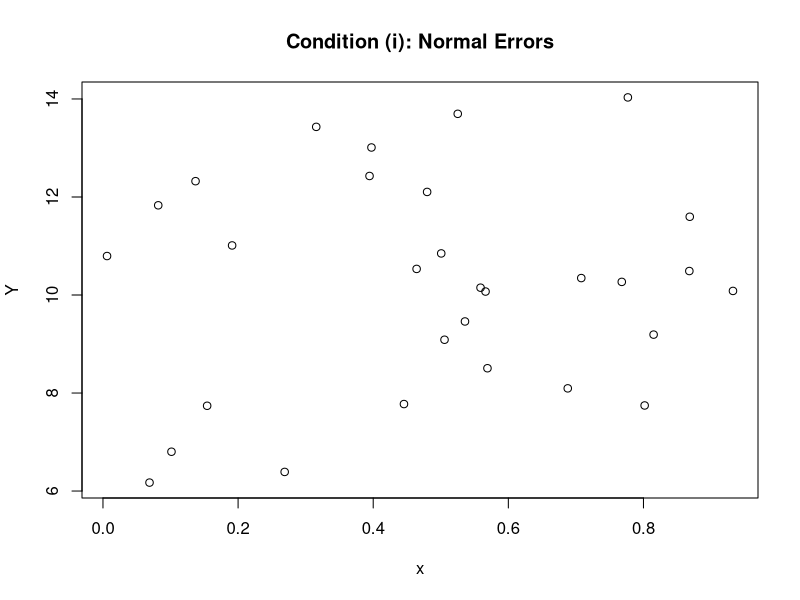
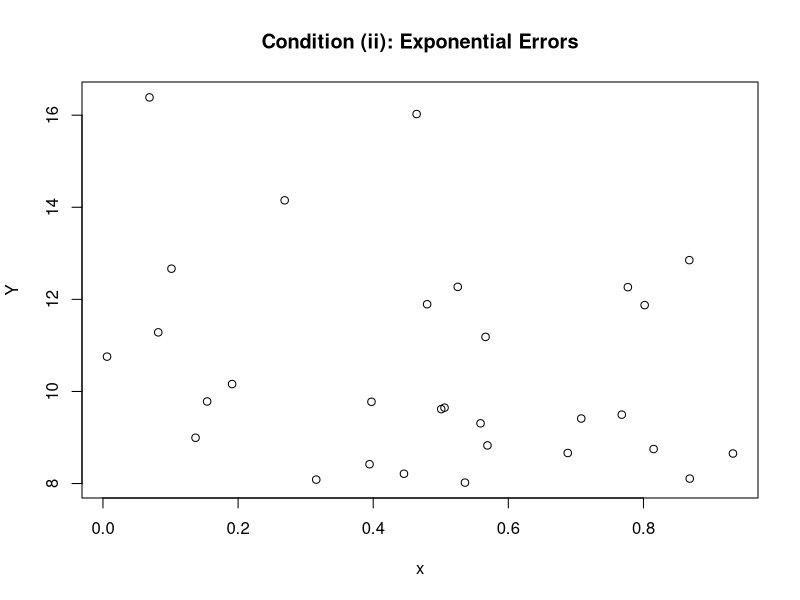
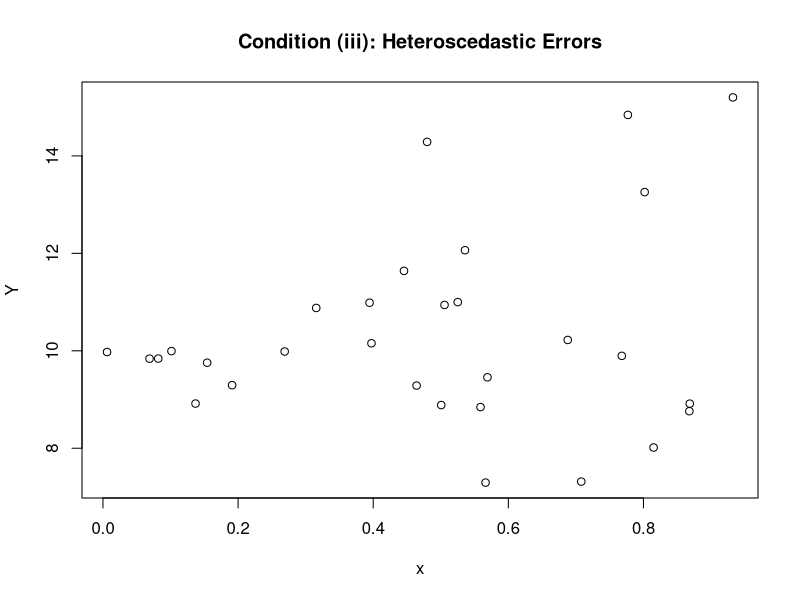

The R script that drew these images, in order:
## ---- chunk 1
set.seed(139)

n <- 30

# Generate X ~ Uniform(0,1)
x <- runif(n, min=0, max=1)

# Condition (i): epsilon ~ N(0,4)
epsilon_i <- rnorm(n, mean=0, sd=2)
Y_i <- 10 + 0 * x + epsilon_i
# Plot Y vs x
plot(x, Y_i, main="Condition (i): Normal Errors", xlab="x", ylab="Y")

# Condition (ii): epsilon ~ a + b * Exp(1), with a = -2, b = 2
a <- -2
b <- 2
epsilon_ii <- a + b * rexp(n, rate=1)
Y_ii <- 10 + 0 * x + epsilon_ii
# Plot Y vs x
plot(x, Y_ii, main="Condition (ii): Exponential Errors", xlab="x", ylab="Y")

# Condition (iii): epsilon | x ~ w * N(0, x^2), with w = 2 * sqrt(3)
w <- 2 * sqrt(3)
epsilon_iii <- w * rnorm(n, mean=0, sd=x)
Y_iii <- 10 + 0 * x + epsilon_iii
# Plot Y vs x
plot(x, Y_iii, main="Condition (iii): Heteroscedastic Errors", xlab="x", ylab="Y")


## ---- chunk 2
reg.sim = function(n=10, e.dist="norm", nsims=2000, seed=NA){
  if(!is.na(seed)){set.seed(seed)}
  
  # 0. Define storage vectors for beta estimates and p-values
  beta_estimates <- numeric(nsims)
  p_values <- numeric(nsims)
  beta0 <- 10
  
  for(i in 1:nsims){
    # 1. Generate x ~ Uniform(0,1)
    x_i <- runif(n, min=0, max=1)
    
    # Generate epsilon based on the scenario
    if(e.dist=="norm"){
      epsilon_i <- rnorm(n, mean=0, sd=2)
    }
    if(e.dist=="expo"){
      a <- -2
      b <- 2
      epsilon_i <- a + b * rexp(n, rate=1)
    }
    if(e.dist=="weighted"){
      w <- 2 * sqrt(3)
      epsilon_i <- w * rnorm(n, mean=0, sd=x_i)
    }
    
    # Generate Y
    Y_i <- beta0 + 0 * x_i + epsilon_i
    
    # 2. Calculate OLS estimates and store beta and p-value
    model <- lm(Y_i ~ x_i)
    summary_model <- summary(model)
    beta_estimates[i] <- summary_model$coefficients["x_i","Estimate"]
    p_values[i] <- summary_model$coefficients["x_i","Pr(>|t|)"]
    
    if(i%%100==0){print(paste("done with iteration, i =",i))}
  }
  
  # 3. Return the beta estimates and p-values
  return(list(beta=beta_estimates, pvalue=p_values))
}



## ---- chunk 3
# Parameters
nsims <- 2000
alpha_level <- 0.05
seed_value <- 123

# Initialize results data frame
results <- data.frame(
  n = integer(),
  e.dist = character(),
  rejection_rate = numeric(),
  stringsAsFactors=FALSE
)

# Sample sizes and error distributions
n_values <- c(10, 30)
e_dists <- c("norm", "expo", "weighted")

for (n in n_values){
  for (e.dist in e_dists){
    sim_result <- reg.sim(n=n, e.dist=e.dist, nsims=nsims, seed=seed_value)
    p_values <- sim_result$pvalue
    rejection_rate <- mean(p_values < alpha_level)
    # Store the results
    results <- rbind(results, data.frame(n=n, e.dist=e.dist, rejection_rate=rejection_rate))
  }
}

# Present results in a table
print(results)


